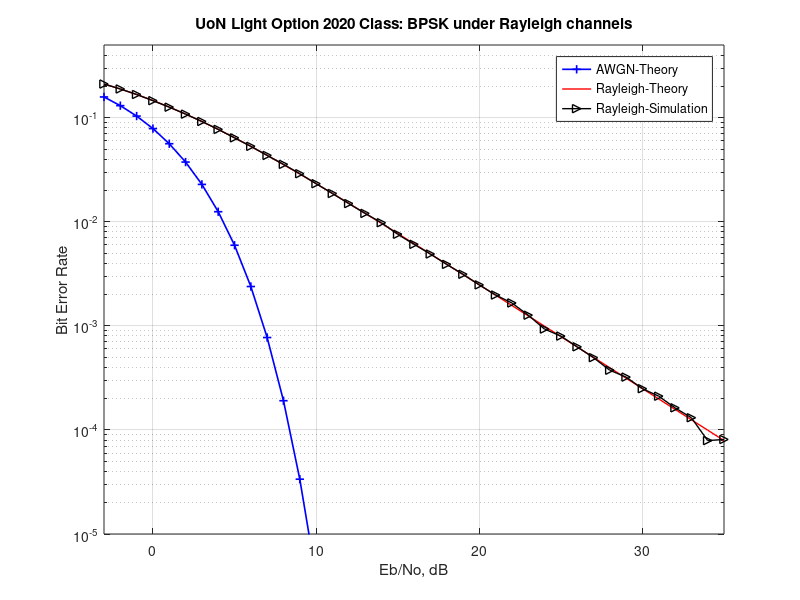

Write the MATLAB code that produced this figure.
%%%%%%%%%%%%%%%%%%%%%%%%%%%%%%%%%%%%%%%%%%%%%%%%%%%%%%%%%%%%
% Date          :  2012
% %%%%%%%%%%%%%%%%%%%%%%%%%%%%%%%%%%%%%%%%%%%%%%%%%%%%%%%%%

% Script for computing the BER for BPSK modulation in a
% Rayleigh fading channel

clear
clc
N = 10^6;
% number of bits or symbols

% Transmitter
ip = rand(1,N)>0.5; % generating 0,1 with equal probability
s = 2*ip-1; % BPSK modulation 0 -> -1; 1 -> 0

 
Eb_N0_dB = [-3:35]; % multiple Eb/N0 values

for ii = 1:length(Eb_N0_dB)
   
   n = 1/sqrt(2)*[randn(1,N) + j*randn(1,N)]; % white gaussian noise, 0dB variance
   h = 1/sqrt(2)*[randn(1,N) + j*randn(1,N)]; % Rayleigh channel
   
   
%                     y = sqrt(rho)*h*x + n
%                     y = h*x + 1/sqrt(rho)*n
%                     y = h*x + sigma*n
   % Channel and noise Noise addition
   y = h.*s + 10^(-Eb_N0_dB(ii)/20)*n;

   % equalization
   % yHat=(hs+n)/h=s+(n/h);
   yHat = y./h;

   % receiver - hard decision decoding
   ipHat = real(yHat)>0;

   % counting the errors
   nErr(ii) = size(find([ip- ipHat]),2);

end

simBer = nErr/N;                                   % simulated ber
theoryBerAWGN = 0.5*erfc(sqrt(10.^(Eb_N0_dB/10))); % theoretical ber
EbN0Lin = 10.^(Eb_N0_dB/10);
theoryBer = 0.5.*(1-sqrt(EbN0Lin./(EbN0Lin+1)));

% plot
close all
figure
semilogy(Eb_N0_dB,theoryBerAWGN,'b+-','LineWidth',1.2);
hold on
semilogy(Eb_N0_dB,theoryBer,'r-','LineWidth',1);
semilogy(Eb_N0_dB,simBer,'k->','LineWidth',1);
axis([-3 35 10^-5 0.5])
grid on
legend('AWGN-Theory','Rayleigh-Theory', 'Rayleigh-Simulation');
xlabel('Eb/No, dB');
ylabel('Bit Error Rate');
title('UoN Light Option 2020 Class: BPSK under Rayleigh channels');
